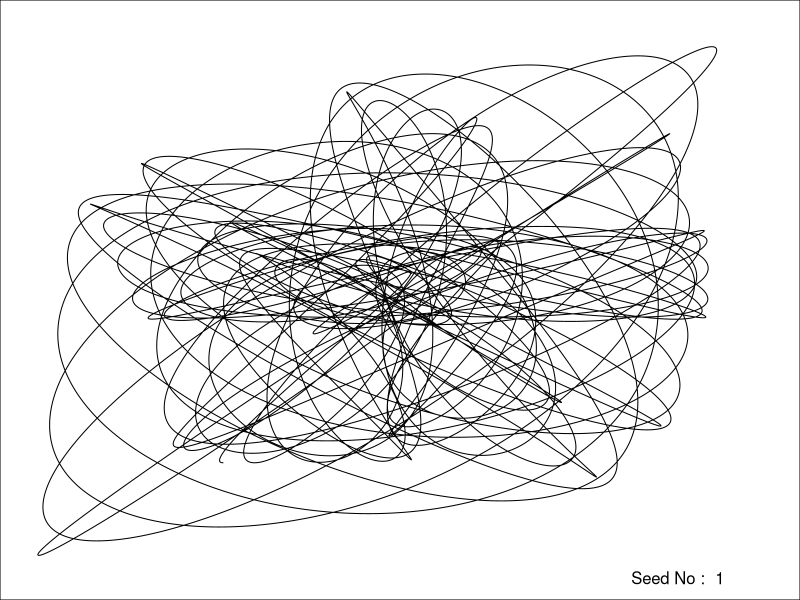
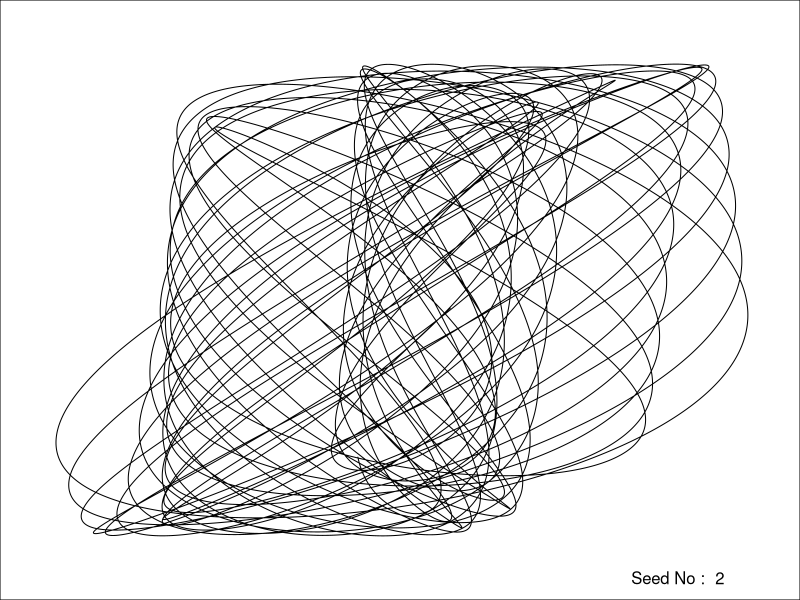
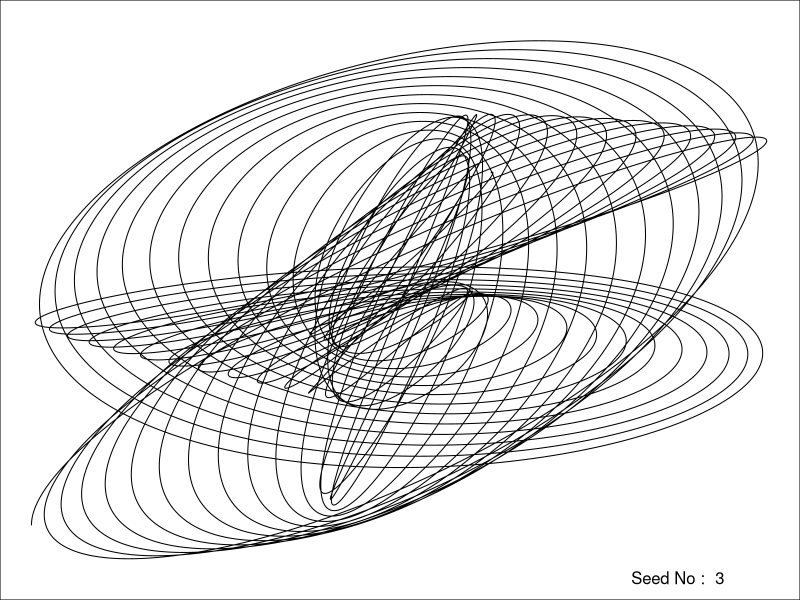
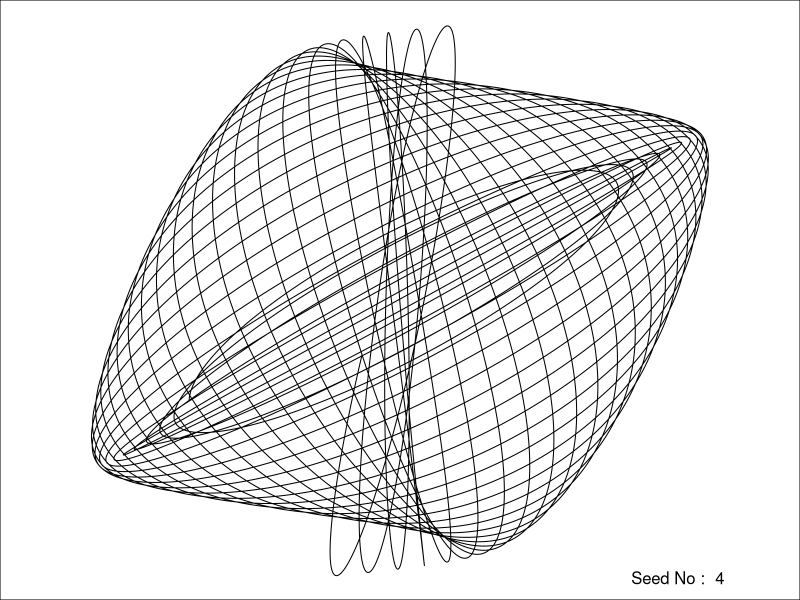
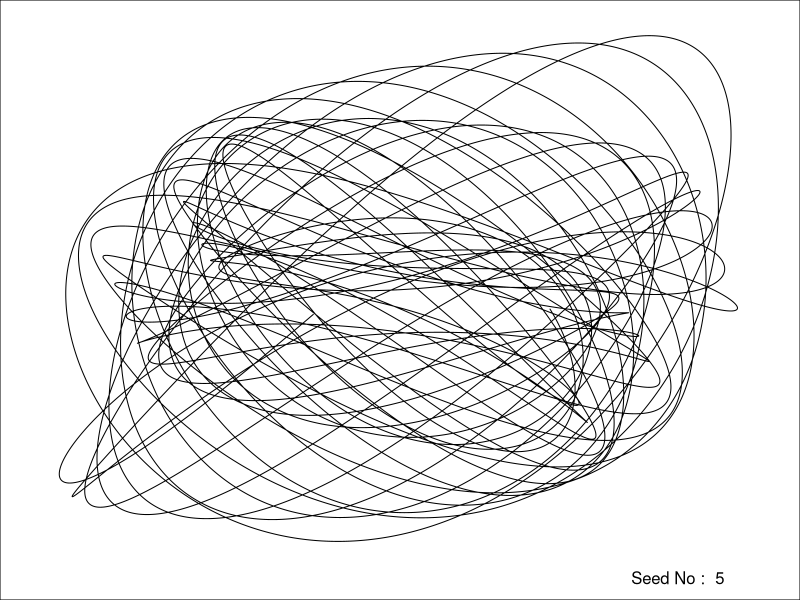
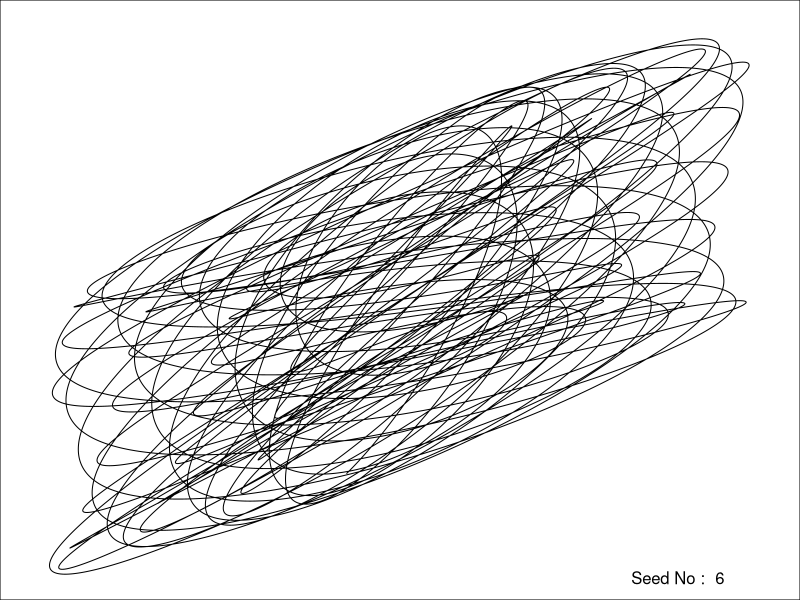
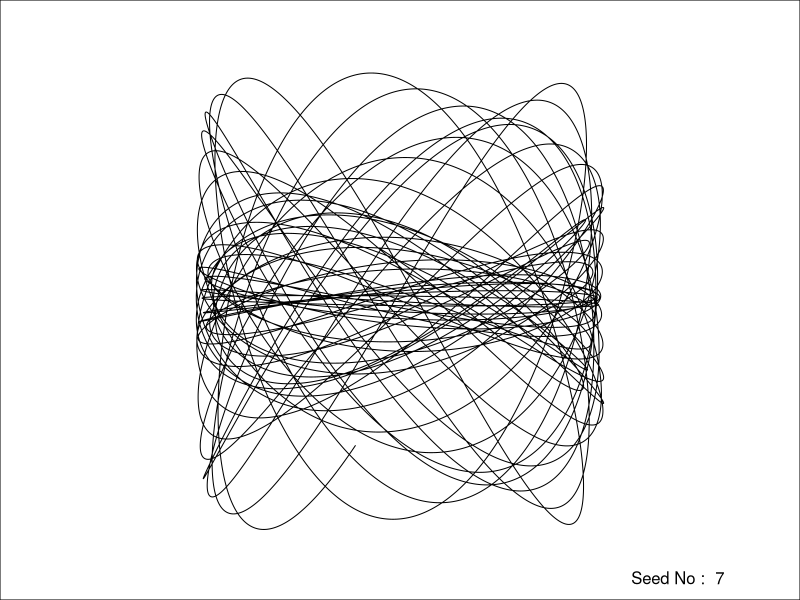
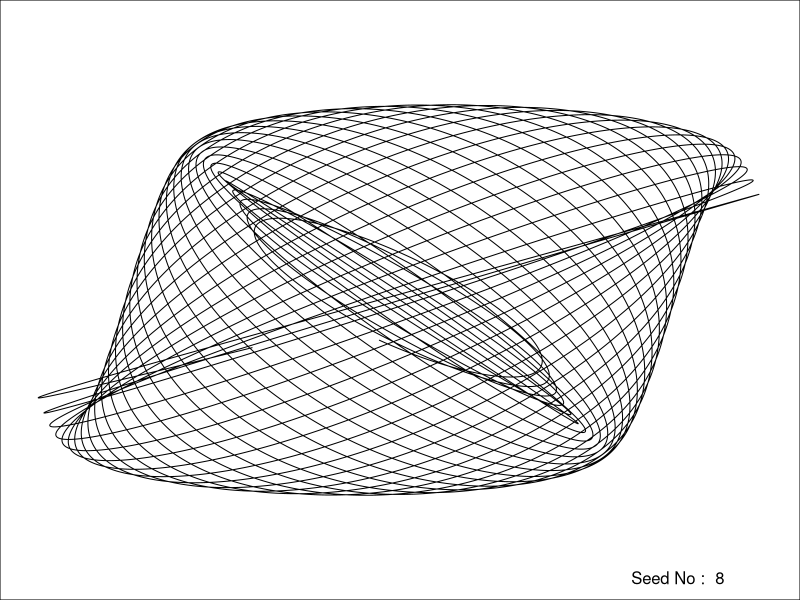

These charts were generated, in order, by the following R code: (Note: a time limit stopped this script after it produced the figures.)

# Harmonograph 함수 생성
harmonograph <- function(seed) {
  
  # 시드 설정
  set.seed(seed = seed)
  
  # 임의의 수 생성 (축)
  d1 <- runif(n = 1, min = 0, max = 1e-02)
  d2 <- runif(n = 1, min = 0, max = 1e-02)
  d3 <- runif(n = 1, min = 0, max = 1e-02)
  d4 <- runif(n = 1, min = 0, max = 1e-02)
  
  # 임의의 수 생성 (사인곡선의 x축 폭 설정)
  f1 <- jitter(x = sample(x = c(2, 3), size = 1))
  f2 <- jitter(x = sample(x = c(2, 3), size = 1))
  f3 <- jitter(x = sample(x = c(2, 3), size = 1))
  f4 <- jitter(x = sample(x = c(2, 3), size = 1))
  
  # 임의의 수 생성 (사인곡선의 y축 이동)
  p1 <- runif(n = 1, min = 0, max = pi)
  p2 <- runif(n = 1, min = 0, max = pi)
  p3 <- runif(n = 1, min = 0, max = pi)
  p4 <- runif(n = 1, min = 0, max = pi)
  
  # x, y값 생성 함수 
  xt <- function(t) exp(x = -d1*t) * sin(x = f1*t + p1) + exp(x = -d2*t) * sin(x = f2*t + p2)
  yt <- function(t) exp(x = -d3*t) * sin(x = f3*t + p3) + exp(x = -d4*t) * sin(x = f4*t + p4)
  
  # x축 및 y축 변화
  t <- seq(from = 1, to = 100, by = 0.001)
  
  # 데이터 저장 
  dat <- data.frame(t = t, x = xt(t), y = yt(t))
  
  # 마진 제거 
  par(mar = c(0, 0, 0, 0))
  
  # 그림 그리기 
  with(data = dat, 
       expr = plot(x = x, 
                   y = y, 
                   type = 'l', 
                   xlim = c(-2, 2), 
                   ylim = c(-2, 2), 
                   xlab = '', 
                   ylab = '', 
                   xaxt = 'n', 
                   yaxt = 'n'))
  
  # 시드 출력
  text(x = 1.5, y = -2, labels = paste('Seed No : ', seed))
}


# 비디오 아트 흉내 : 2초마다 새로운 harmonograph가 그려짐
for (i in 1:1000) {
  harmonograph(seed = i)
  Sys.sleep(time = 2)
}
